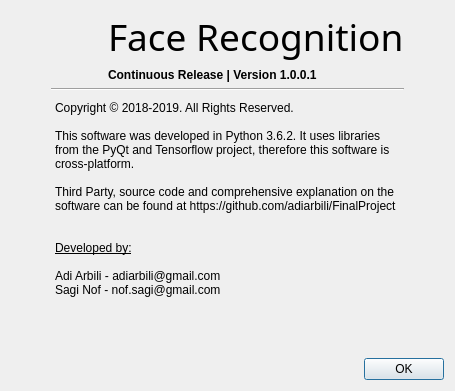
<?xml version="1.0" encoding="UTF-8"?>
<ui version="4.0">
 <class>Dialog</class>
 <widget class="QDialog" name="Dialog">
  <property name="geometry">
   <rect>
    <x>0</x>
    <y>0</y>
    <width>455</width>
    <height>391</height>
   </rect>
  </property>
  <property name="sizePolicy">
   <sizepolicy hsizetype="Minimum" vsizetype="Preferred">
    <horstretch>0</horstretch>
    <verstretch>0</verstretch>
   </sizepolicy>
  </property>
  <property name="windowTitle">
   <string>Dialog</string>
  </property>
  <layout class="QVBoxLayout" name="verticalLayout_2">
   <item>
    <layout class="QVBoxLayout" name="Main">
     <property name="leftMargin">
      <number>0</number>
     </property>
     <property name="rightMargin">
      <number>0</number>
     </property>
     <item>
      <layout class="QGridLayout" name="Face">
       <property name="leftMargin">
        <number>40</number>
       </property>
       <property name="rightMargin">
        <number>40</number>
       </property>
       <item row="0" column="0">
        <widget class="QLabel" name="icon_2">
         <property name="text">
          <string>&lt;html&gt;&lt;head/&gt;&lt;body&gt;&lt;p&gt;&lt;img src=&quot;:/Icon/icon.ico&quot; width=&quot;50&quot; height=&quot;50&quot;/&gt;&lt;/p&gt;&lt;/body&gt;&lt;/html&gt;</string>
         </property>
         <property name="alignment">
          <set>Qt::AlignLeading|Qt::AlignLeft|Qt::AlignVCenter</set>
         </property>
        </widget>
       </item>
       <item row="0" column="1">
        <layout class="QVBoxLayout" name="verticalLayout_3">
         <item>
          <widget class="QLabel" name="title_2">
           <property name="font">
            <font>
             <family>Bauhaus 93</family>
             <pointsize>28</pointsize>
            </font>
           </property>
           <property name="text">
            <string>Face Recognition</string>
           </property>
           <property name="alignment">
            <set>Qt::AlignLeading|Qt::AlignLeft|Qt::AlignVCenter</set>
           </property>
          </widget>
         </item>
         <item>
          <widget class="QLabel" name="release_2">
           <property name="font">
            <font>
             <weight>75</weight>
             <bold>true</bold>
            </font>
           </property>
           <property name="text">
            <string>Continuous Release | Version 1.0.0.1</string>
           </property>
          </widget>
         </item>
        </layout>
       </item>
       <item row="2" column="0" colspan="2">
        <widget class="Line" name="line_2">
         <property name="orientation">
          <enum>Qt::Horizontal</enum>
         </property>
        </widget>
       </item>
       <item row="3" column="0" colspan="2">
        <widget class="QTextBrowser" name="content_2">
         <property name="styleSheet">
          <string notr="true">background: transparent;</string>
         </property>
         <property name="frameShape">
          <enum>QFrame::NoFrame</enum>
         </property>
         <property name="html">
          <string>&lt;!DOCTYPE HTML PUBLIC &quot;-//W3C//DTD HTML 4.0//EN&quot; &quot;http://www.w3.org/TR/REC-html40/strict.dtd&quot;&gt;
&lt;html&gt;&lt;head&gt;&lt;meta name=&quot;qrichtext&quot; content=&quot;1&quot; /&gt;&lt;style type=&quot;text/css&quot;&gt;
p, li { white-space: pre-wrap; }
&lt;/style&gt;&lt;/head&gt;&lt;body style=&quot; font-family:'MS Shell Dlg 2'; font-size:7.8pt; font-weight:400; font-style:normal;&quot;&gt;
&lt;p style=&quot; margin-top:0px; margin-bottom:0px; margin-left:0px; margin-right:0px; -qt-block-indent:0; text-indent:0px;&quot;&gt;&lt;span style=&quot; font-size:9pt;&quot;&gt;Copyright © 2018-2019. All Rights Reserved.&lt;/span&gt;&lt;/p&gt;
&lt;p style=&quot;-qt-paragraph-type:empty; margin-top:0px; margin-bottom:0px; margin-left:0px; margin-right:0px; -qt-block-indent:0; text-indent:0px; font-size:9pt;&quot;&gt;&lt;br /&gt;&lt;/p&gt;
&lt;p style=&quot; margin-top:0px; margin-bottom:0px; margin-left:0px; margin-right:0px; -qt-block-indent:0; text-indent:0px;&quot;&gt;&lt;span style=&quot; font-size:9pt;&quot;&gt;This software was developed in Python 3.6.2. It uses libraries from the PyQt and Tensorflow project, therefore this software is cross-platform.&lt;/span&gt;&lt;/p&gt;
&lt;p style=&quot;-qt-paragraph-type:empty; margin-top:0px; margin-bottom:0px; margin-left:0px; margin-right:0px; -qt-block-indent:0; text-indent:0px; font-size:9pt;&quot;&gt;&lt;br /&gt;&lt;/p&gt;
&lt;p style=&quot; margin-top:0px; margin-bottom:0px; margin-left:0px; margin-right:0px; -qt-block-indent:0; text-indent:0px;&quot;&gt;&lt;span style=&quot; font-size:9pt;&quot;&gt;Third Party, source code and comprehensive explanation on the&lt;/span&gt;&lt;/p&gt;
&lt;p style=&quot; margin-top:0px; margin-bottom:0px; margin-left:0px; margin-right:0px; -qt-block-indent:0; text-indent:0px;&quot;&gt;&lt;span style=&quot; font-size:9pt;&quot;&gt;software can be found at https://github.com/adiarbili/FinalProject&lt;/span&gt;&lt;/p&gt;
&lt;p style=&quot;-qt-paragraph-type:empty; margin-top:0px; margin-bottom:0px; margin-left:0px; margin-right:0px; -qt-block-indent:0; text-indent:0px; font-size:9pt;&quot;&gt;&lt;br /&gt;&lt;/p&gt;
&lt;p style=&quot;-qt-paragraph-type:empty; margin-top:0px; margin-bottom:0px; margin-left:0px; margin-right:0px; -qt-block-indent:0; text-indent:0px; font-size:9pt;&quot;&gt;&lt;br /&gt;&lt;/p&gt;
&lt;p style=&quot; margin-top:0px; margin-bottom:0px; margin-left:0px; margin-right:0px; -qt-block-indent:0; text-indent:0px;&quot;&gt;&lt;span style=&quot; font-size:9pt; text-decoration: underline;&quot;&gt;Developed by:&lt;/span&gt;&lt;/p&gt;
&lt;p style=&quot;-qt-paragraph-type:empty; margin-top:0px; margin-bottom:0px; margin-left:0px; margin-right:0px; -qt-block-indent:0; text-indent:0px; font-size:9pt; text-decoration: underline;&quot;&gt;&lt;br /&gt;&lt;/p&gt;
&lt;p style=&quot; margin-top:0px; margin-bottom:0px; margin-left:0px; margin-right:0px; -qt-block-indent:0; text-indent:0px;&quot;&gt;&lt;span style=&quot; font-size:9pt;&quot;&gt;Adi Arbili - adiarbili@gmail.com&lt;/span&gt;&lt;/p&gt;
&lt;p style=&quot; margin-top:0px; margin-bottom:0px; margin-left:0px; margin-right:0px; -qt-block-indent:0; text-indent:0px;&quot;&gt;&lt;span style=&quot; font-size:9pt;&quot;&gt;Sagi Nof - nof.sagi@gmail.com&lt;/span&gt;&lt;/p&gt;&lt;/body&gt;&lt;/html&gt;</string>
         </property>
        </widget>
       </item>
      </layout>
     </item>
     <item alignment="Qt::AlignRight">
      <widget class="QPushButton" name="ok_7">
       <property name="acceptDrops">
        <bool>false</bool>
       </property>
       <property name="text">
        <string>OK</string>
       </property>
       <property name="checkable">
        <bool>false</bool>
       </property>
       <property name="autoDefault">
        <bool>true</bool>
       </property>
      </widget>
     </item>
    </layout>
   </item>
  </layout>
 </widget>
 <resources>
  <include location="guiResource.qrc"/>
 </resources>
 <connections/>
</ui>
